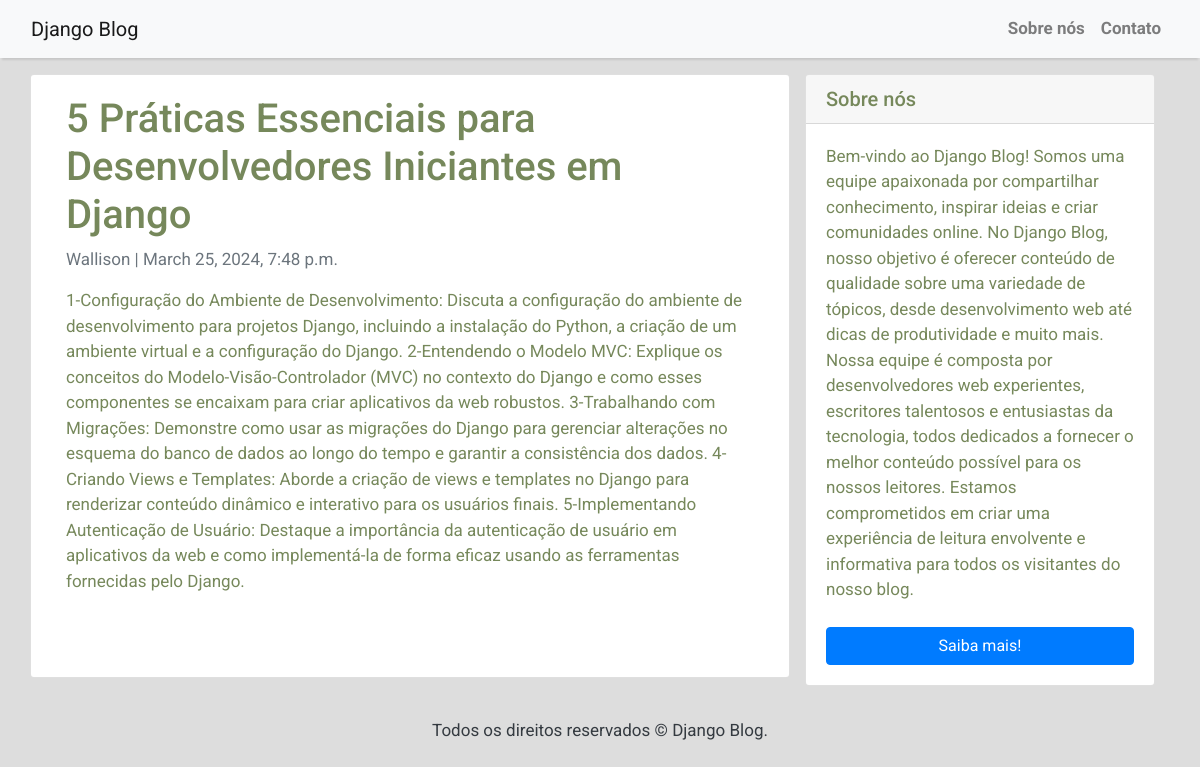
Page /5-praticas-essenciais-para-desenvolvedores-iniciantes-em-django/ on the committed database.
### blog/models/post.py (models this page shows, shortened)
class Post(models.Model):
    title = models.CharField(max_length=200, unique=True)
    slug = models.SlugField(max_length=200, unique=True)
    author = models.ForeignKey(User, on_delete=models.CASCADE, related_name='blog_post')
    updated_on = models.DateTimeField(auto_now=True)
    content = models.TextField()
    created_on = models.DateTimeField(auto_now_add =True)
    status = models.IntegerField(choices=STATUS, default=0)
    class Meta:
        ordering = ['-created_on']

### blog/views/post_view.py (the view)
# urls.py: path("<slug:slug>/", views.PostDetail.as_view(), name='post_detail'),
class PostDetail(generic.DetailView):
    model =  Post
    template_name = 'post_detail.html'

### blog/templates/post_detail.html
{% extends 'base.html' %} {% block content %}
<div class="container">
    <div class="row">
        <div class="col-md-8 card mb-4  mt-3 left  top">
            <div class="card-body">
                <h1>{% block title %} {{ post.title }} {% endblock title %}</h1>
                <p class=" text-muted">{{ post.author }} | {{ post.created_on }}</p>
                <p class="card-text ">{{ post.content | safe }}</p>
            </div>
        </div>
        {% block sidebar %} {% include 'sidebar.html' %} {% endblock sidebar %}
    </div>
</div>
{% endblock content %}

### blog/templates/base.html (style rules this page uses)
body { font-family: "Roboto", sans-serif; font-size: 17px; background-color: #DDDDDD; color: #76885B; }

### rows in the picture
Post: title "5 Práticas Essenciais para Desenvolvedores Iniciantes em Django", author "Wallison", created_on "March 25, 2024, 7:48 p.m.", content "1-Configuração do Ambiente de Desenvolvimento: Discuta a configuração do ambiente de desenvolvimento para projetos Django, incluindo a instalação do Python, a criação de um ambiente virtual e a configuração do Django. 2-Entendendo o Modelo MVC: Explique os conceitos do Modelo-Visão-Controlador (MVC) no contexto do Django e como esses componentes se encaixam para criar aplicativos da web robustos. 3-Trabalhando com Migrações: Demonstre como usar as migrações do Django para gerenciar alterações no esquema do banco de dados ao longo do tempo e garantir a consistência dos dados. 4-Criando Views e Templates: Aborde a criação de views e templates no Django para renderizar conteúdo dinâmico e…"
